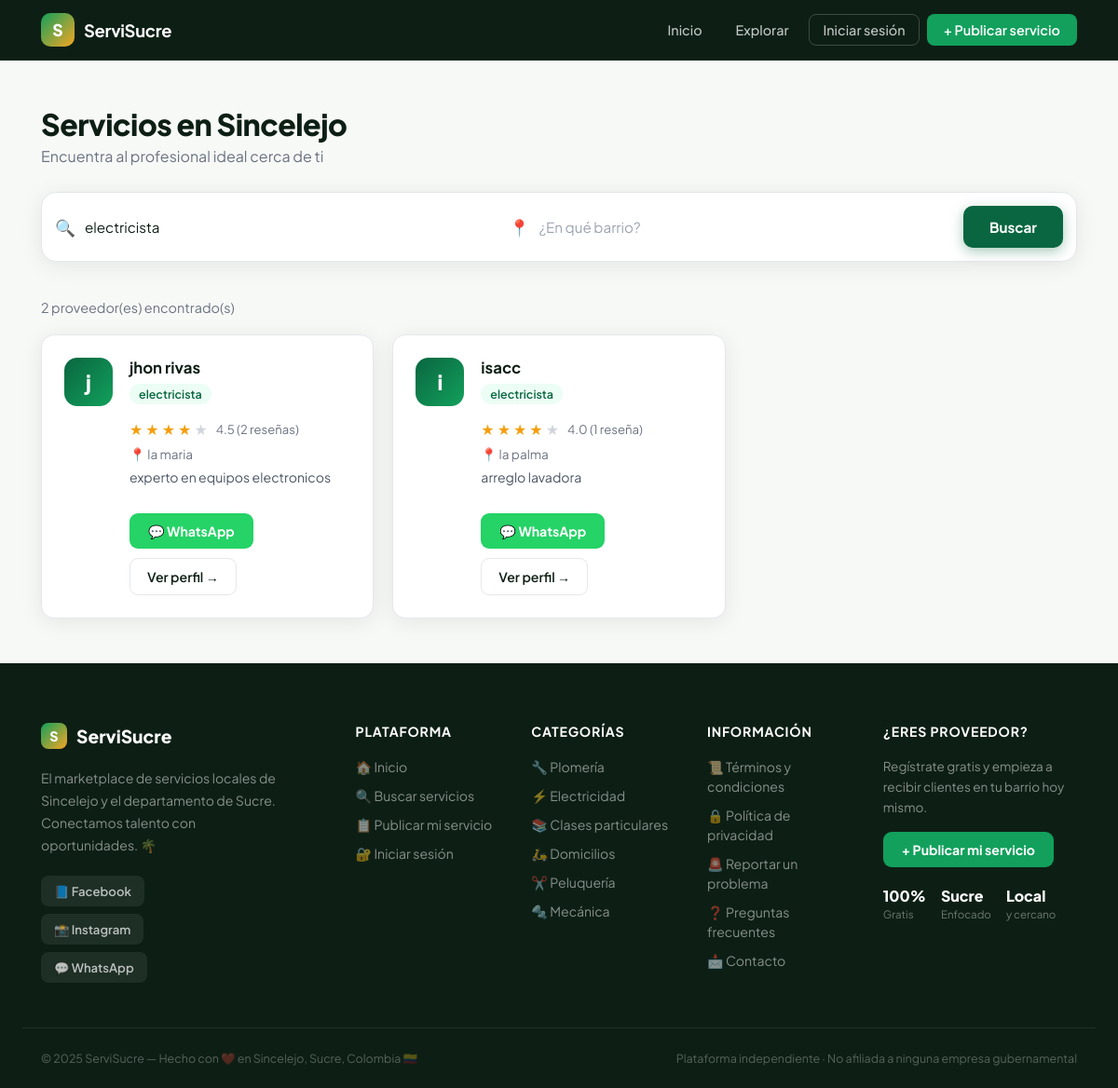
The page /buscar?q=electricista on the database its author committed.
### tables this page shows
CREATE TABLE proveedores (
            id          INTEGER PRIMARY KEY AUTOINCREMENT,
            nombre      TEXT NOT NULL,
            servicio    TEXT NOT NULL,
            barrio      TEXT NOT NULL,
            telefono    TEXT NOT NULL,
            descripcion TEXT,
            foto        TEXT,
            password    TEXT NOT NULL,
            activo      INTEGER DEFAULT 1,
            fecha_reg   TIMESTAMP DEFAULT CURRENT_TIMESTAMP
        );

### app.py (the view)
@app.route('/buscar')
def buscar():
    query  = request.args.get('q', '')
    barrio = request.args.get('barrio', '')
    orden  = request.args.get('orden', 'reciente')
    conn   = get_db()
    if query and barrio:
        rows = conn.execute('''
            SELECT DISTINCT p.* FROM proveedores p
            LEFT JOIN servicios_adicionales sa ON sa.proveedor_id = p.id
            WHERE p.activo=1 AND (p.servicio LIKE ? OR sa.servicio LIKE ?)
            AND p.barrio LIKE ?''',
            (f'%{query}%', f'%{query}%', f'%{barrio}%')).fetchall()
    elif query:
        rows = conn.execute('''
            SELECT DISTINCT p.* FROM proveedores p
            LEFT JOIN servicios_adicionales sa ON sa.proveedor_id = p.id
            WHERE p.activo=1 AND (p.servicio LIKE ? OR sa.servicio LIKE ?)''',
            (f'%{query}%', f'%{query}%')).fetchall()
    elif barrio:
        rows = conn.execute('SELECT * FROM proveedores WHERE activo=1 AND barrio LIKE ?',
                            (f'%{barrio}%',)).fetchall()
    else:
        rows = conn.execute('SELECT * FROM proveedores WHERE activo=1').fetchall()
    conn.close()
    proveedores = [get_proveedor_dict(p) for p in rows]
    if orden == 'calificacion':
        proveedores.sort(key=lambda x: x['promedio'], reverse=True)
    elif orden == 'resenas':
        proveedores.sort(key=lambda x: x['total'], reverse=True)
    return render_template('buscar.html', proveedores=proveedores,
                           query=query, barrio=barrio, orden=orden)

### app.py (called while the page is built)
def get_db():
    conn = sqlite3.connect('database.db')
    conn.row_factory = sqlite3.Row
    return conn

def get_calificacion(proveedor_id):
    conn = get_db()
    r = conn.execute('SELECT AVG(estrellas), COUNT(*) FROM calificaciones WHERE proveedor_id=?',
                     (proveedor_id,)).fetchone()
    conn.close()
    return (round(r[0], 1) if r[0] else 0), r[1]

def get_reportes_count(proveedor_id):
    conn = get_db()
    r = conn.execute('SELECT COUNT(*) FROM reportes WHERE proveedor_id=? AND resuelto=0',
                     (proveedor_id,)).fetchone()
    conn.close()
    return r[0]

def get_proveedor_dict(p):
    promedio, total = get_calificacion(p['id'])
    reportes        = get_reportes_count(p['id'])
    return {
        'id':          p['id'],
        'nombre':      p['nombre'],
        'servicio':    p['servicio'],
        'barrio':      p['barrio'],
        'telefono':    p['telefono'],
        'descripcion': p['descripcion'],
        'foto':        p['foto'],
        'promedio':    promedio,
        'total':       total,
        'reportes':    reportes
    }

### templates/buscar.html (shortened to what this page needs)
{% extends "base.html" %}
{% block contenido %}
<div class="buscar-page">
    <div class="buscar-header">
        <h2>Servicios en Sincelejo</h2>
        <p>Encuentra al profesional ideal cerca de ti</p>
    </div>
    <form class="search-bar" action="/buscar" method="GET">
        <div class="search-field">
            <span class="search-ico">🔍</span>
            <input type="text" name="q" placeholder="¿Qué servicio necesitas?" value="{{ query }}">
        </div>
        <div class="search-field">
            <span class="search-ico">📍</span>
            <input type="text" name="barrio" placeholder="¿En qué barrio?" value="{{ barrio }}">
        </div>
        <button type="submit" class="btn-primary">Buscar</button>
    </form>
    <div class="resultados-area">
        {% if proveedores %}
            <p class="resultados-count">{{ proveedores|length }} proveedor(es) encontrado(s)</p>
            <div class="proveedores-grid">
                {% for p in proveedores %}
                <div class="proveedor-card">
                    <div class="card-avatar">{{ p.nombre[0] }}</div>
                    <div class="card-info">
                        <h3>{{ p.nombre }}</h3>
                        <span class="tag">{{ p.servicio }}</span>
                        <div class="stars-row">
                            {% set promedio_int = (p.promedio | default(0) | float) | int %}
                            {% for i in range(1, 6) %}
                                {% if i <= promedio_int %}
                                    <span class="star filled">★</span>
                                {% else %}
                                    <span class="star">★</span>
                                {% endif %}
                            {% endfor %}
                            <span class="stars-info">
                                {% if p.total > 0 %}
                                    {{ p.promedio }} ({{ p.total }} reseña{{ 's' if p.total != 1 }})
                                {% else %}
                                    Sin calificaciones aún
                                {% endif %}
                            </span>
                        </div>
                        <p class="card-barrio">📍 {{ p.barrio }}</p>
                        {% if p.descripcion %}
                            <p class="card-desc">{{ p.descripcion }}</p>
                        {% endif %}
                        <div class="card-actions">
                            <a href="https://wa.me/57{{ p.telefono }}"
                               target="_blank" class="btn-wa">💬 WhatsApp</a>
                            <a href="/perfil/{{ p.id }}" class="btn-ver">Ver perfil →</a>
                        </div>
                    </div>
                </div>
                {% endfor %}
            </div>
        {% endif %}
    </div>
</div>
{% endblock %}

### static/css/estilo.css (style rules this page uses)
:root { --verde: #0A6640; --verde2: #12A05C; --acento: #F5A623; --oscuro: #0D1F15; --gris: #6B7280; --gris-claro: #F3F4F6; --blanco: #FFFFFF; --radio: 14px; --sombra: 0 4px 24px rgba(0,0,0,0.08); --sombra-lg: 0 12px 48px rgba(0,0,0,0.14); }
*, *::before, *::after { margin:0; padding:0; box-sizing:border-box; }
body { font-family: 'Plus Jakarta Sans', sans-serif; background: #F7F9F7; color: var(--oscuro); min-height: 100vh; display: flex; flex-direction: column; }
.btn-primary { background: var(--verde); color:#fff; padding:13px 28px; border-radius:10px; border:none; font-size:0.95rem; font-weight:700; cursor:pointer; text-decoration:none; display:inline-block; transition: all 0.2s; font-family:inherit; box-shadow: 0 4px 14px rgba(10,102,64,0.35); }
.btn-wa { display:inline-block; background:#25D366; color:#fff; padding:10px 20px; border-radius:9px; text-decoration:none; font-weight:700; font-size:0.88rem; margin-top:14px; transition:all 0.2s; }
.buscar-header { margin-bottom:28px; }
.buscar-header h2 { font-size:2rem; font-weight:800; letter-spacing:-0.5px; }
.buscar-header p { color:var(--gris); margin-top:4px; }
.search-bar { display:flex; gap:12px; margin-bottom:40px; background:#fff; padding:14px; border-radius:16px; box-shadow:var(--sombra); border:1.5px solid #E5E7EB; flex-wrap:wrap; }
.search-field { flex:1; min-width:180px; display:flex; align-items:center; gap:10px; }
.search-ico { font-size:1.1rem; }
.search-field input { flex:1; border:none; outline:none; font-size:0.95rem; font-family:inherit; background:transparent; color:var(--oscuro); }
.search-field input::placeholder { color:#9CA3AF; }
.resultados-count { color:var(--gris); font-size:0.9rem; margin-bottom:20px; }
.proveedores-grid { display:grid; grid-template-columns:repeat(auto-fill,minmax(320px,1fr)); gap:20px; }
.proveedor-card { background:#fff; border-radius:var(--radio); padding:24px; box-shadow:var(--sombra); border:1.5px solid #E5E7EB; display:flex; gap:18px; transition:all 0.22s; }
.card-avatar { width:52px; height:52px; border-radius:14px; flex-shrink:0; background: linear-gradient(135deg, var(--verde), var(--verde2)); color:#fff; font-size:1.4rem; font-weight:800; display:flex; align-items:center; justify-content:center; }
.card-info { flex:1; }
.card-info h3 { font-size:1.05rem; font-weight:700; margin-bottom:6px; }
.tag { display:inline-block; background:#ECFDF5; color:var(--verde); padding:3px 10px; border-radius:99px; font-size:0.78rem; font-weight:600; margin-bottom:8px; }
.card-barrio { color:var(--gris); font-size:0.85rem; margin-bottom:6px; }
.card-desc { color:#4B5563; font-size:0.88rem; line-height:1.5; }
.stars-row { display:flex; align-items:center; gap:3px; margin:8px 0; }
.star { color:#D1D5DB; font-size:1rem; }
.star.filled { color:#F59E0B; }
.stars-info { color:var(--gris); font-size:0.82rem; margin-left:6px; }
.card-actions { display:flex; gap:10px; margin-top:14px; flex-wrap:wrap; }
.btn-ver { display:inline-block; padding:10px 18px; border-radius:9px; border:1.5px solid #E5E7EB; color:var(--oscuro); text-decoration:none; font-size:0.88rem; font-weight:600; transition:all 0.2s; }

### rows shown on the page
proveedores: nombre "j", nombre "jhon rivas", servicio "electricista", promedio "4.5", total "2", total "s", barrio "la maria", descripcion "experto en equipos electronicos"
proveedores: nombre "i", nombre "isacc", servicio "electricista", promedio "4.0", total "1", barrio "la palma", descripcion "arreglo lavadora"

### other values the page prints
{{ proveedores|length }} "2"
